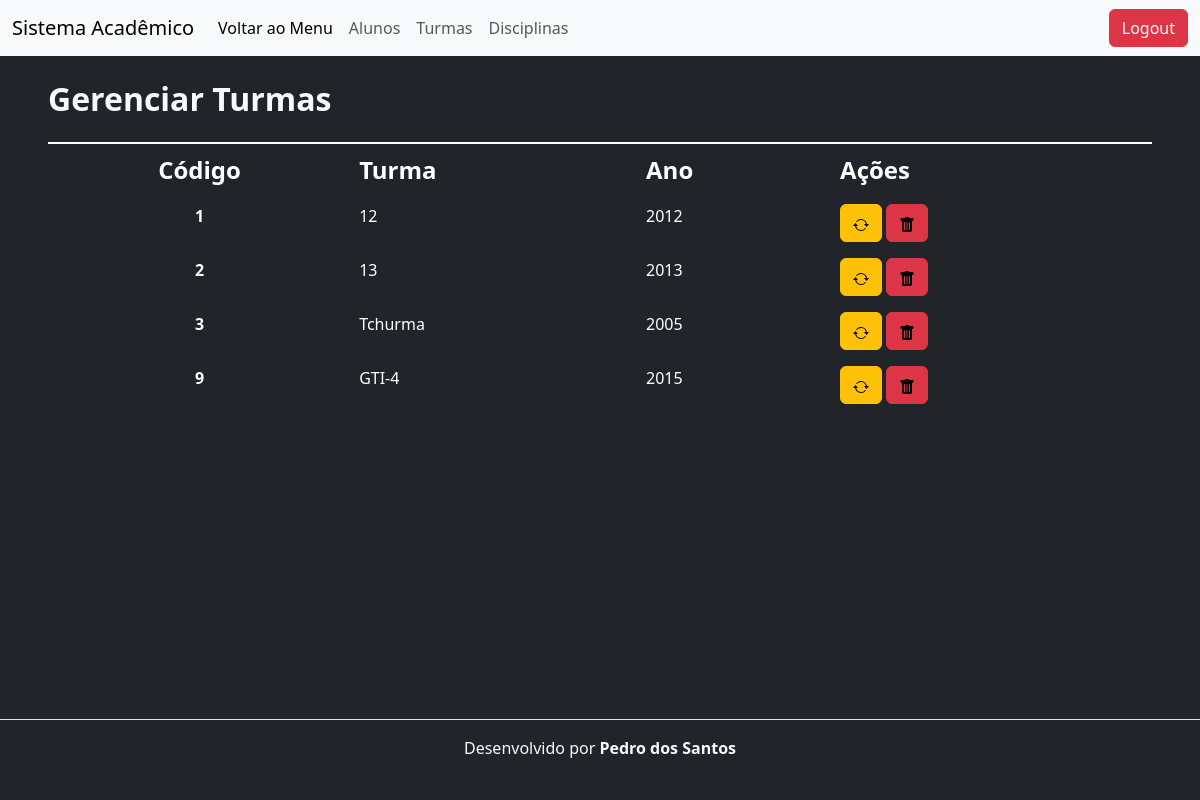
Screenshot of /sis-escolar/turmas/turmas-listar.php with the database file from the repository.
### tables this page shows
CREATE TABLE `tb_turmas` (
  `id` int(8) NOT NULL,
  `descTurma` varchar(20) NOT NULL,
  `ano` varchar(4) NOT NULL
);

### sis-escolar/classes/Turma.php (called while the page is built, shortened)
<?php
class Turma{
    public function listar(){
        $sql = "SELECT * FROM tb_turmas";
        $conexao = new PDO('mysql:host=127.0.0.1;dbname=sis-escolar','root','');
        $resultado = $conexao->query($sql);
        $lista = $resultado->fetchAll();
        return $lista;
    }
}
?>

### sis-escolar/turmas/turmas-listar.php (the view, shortened to what this page needs)
<?php
    require_once "../classes/Turma.php";
    $turma = new Turma();
    $lista = $turma->listar();
?>
<!DOCTYPE html>
<html lang="pt-br">
<head>
    <link href="https://cdn.jsdelivr.net/npm/bootstrap@5.3.0-alpha3/dist/css/bootstrap.min.css" rel="stylesheet">
</head>
<body class="bg-dark text-light">
<header class="mb-4">
        <nav class="navbar navbar-expand-lg bg-body-tertiary">
            <div class="container-fluid">
              <a class="navbar-brand">Sistema Acadêmico</a>
              <div class="collapse navbar-collapse" id="navbarScroll">
                <ul class="navbar-nav me-auto my-2 my-lg-0 navbar-nav-scroll" style="--bs-scroll-height: 100px;">
                  <li class="nav-item">
                    <a class="nav-link active" aria-current="page" href="../menu.html"> Voltar ao Menu</a>
                  </li>
                  <li class="nav-item">
                    <a class="nav-link" href="../alunos/alunos-listar.php">Alunos</a>
                  </li>
                  <li class="nav-item">
                    <a class="nav-link" href="../turmas/turmas-listar.php">Turmas</a>
                  </li>
                  <li class="nav-item">
                    <a class="nav-link" href="../disciplinas/disciplinas-listar.php">Disciplinas</a>
                  </li>
                </ul>
                <a class="btn btn-danger" href="#">Logout</a>
              </div>
            </div>
          </nav>
    </header>
    <div class="px-5">
        <h1 class="my-4 fs-2 fw-bold">Gerenciar Turmas</h1>
        <div class="table-responsive align-item-center">
            <table class="table table-dark table-hover table-borderless">
                <thead>
                    <tr class="table-group-divider">
                        <th class="text-center fs-4" scope="col">Código</th>
                        <th class="fs-4" scope="col">Turma</th>
                        <th class="fs-4" scope="col">Ano</th>
                        <th class="fs-4" scope="col">Ações</th>
                    </tr>
                </thead>
                <tbody class="text-light">
                    <?php foreach ($lista as $linha): ?>
                    <tr>
                        <td class="text-center fw-bold"><?php echo $linha['id'] ?></td>
                        <td><?php echo $linha['descTurma'] ?></td>
                        <td><?php echo $linha['ano'] ?></td>
                        <td>
                            <a class="btn btn-warning" href="turmas-editar.php?id=<?= $linha['id'] ?>" role="button">
                            </a>
                            <a class="btn btn-danger" href="turmas-excluir.php?id=<?= $linha['id'] ?>" role="button">
                            </a>
                        </td>
                    </tr>
                    <?php endforeach ?>
                </tbody>
            </table>
        </div>
    </div>
    <footer class="fixed-bottom align-items-center py-3 my-2 border-top text-light">
        <p class="text-center ">Desenvolvido por <strong>Pedro dos Santos</strong></p>
    </footer>
</body>
</html>

### rows the page displays
tb_turmas: id "1", descTurma "12", ano "2012"
tb_turmas: id "2", descTurma "13", ano "2013"
tb_turmas: id "3", descTurma "Tchurma", ano "2005"
tb_turmas: id "9", descTurma "GTI-4", ano "2015"
